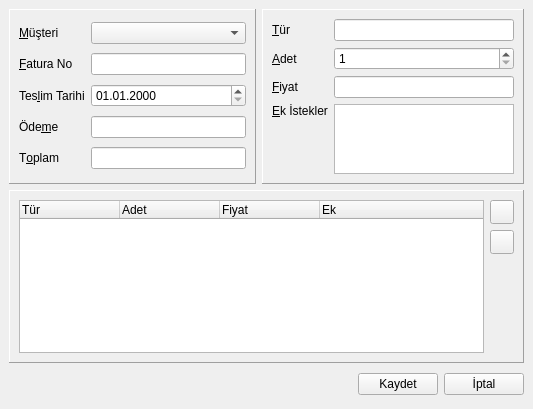
<ui version="4.0" >
 <author></author>
 <comment></comment>
 <exportmacro></exportmacro>
 <class>formYeniSiparis</class>
 <widget class="QDialog" name="formYeniSiparis" >
  <property name="geometry" >
   <rect>
    <x>0</x>
    <y>0</y>
    <width>533</width>
    <height>409</height>
   </rect>
  </property>
  <property name="windowTitle" >
   <string>Sipariş Formu</string>
  </property>
  <property name="windowIcon" >
   <iconset resource="simgeler.qrc" >:/new/prefix1/icons/kontact_todo.png</iconset>
  </property>
  <property name="whatsThis" >
   <string>Sipariş penceresi</string>
  </property>
  <layout class="QVBoxLayout" >
   <property name="margin" >
    <number>9</number>
   </property>
   <property name="spacing" >
    <number>6</number>
   </property>
   <item>
    <layout class="QHBoxLayout" >
     <property name="margin" >
      <number>0</number>
     </property>
     <property name="spacing" >
      <number>6</number>
     </property>
     <item>
      <widget class="QFrame" name="frame_2" >
       <property name="frameShape" >
        <enum>QFrame::Panel</enum>
       </property>
       <property name="frameShadow" >
        <enum>QFrame::Raised</enum>
       </property>
       <layout class="QGridLayout" >
        <property name="margin" >
         <number>9</number>
        </property>
        <property name="spacing" >
         <number>6</number>
        </property>
        <item row="0" column="0" >
         <widget class="QLabel" name="label" >
          <property name="text" >
           <string>&amp;Müşteri</string>
          </property>
          <property name="textFormat" >
           <enum>Qt::PlainText</enum>
          </property>
          <property name="buddy" >
           <cstring>comboBaglanti</cstring>
          </property>
         </widget>
        </item>
        <item row="0" column="1" >
         <widget class="QComboBox" name="comboBaglanti" />
        </item>
        <item row="1" column="0" >
         <widget class="QLabel" name="label_9" >
          <property name="text" >
           <string>&amp;Fatura No</string>
          </property>
          <property name="buddy" >
           <cstring>lineFatura</cstring>
          </property>
         </widget>
        </item>
        <item row="2" column="0" >
         <widget class="QLabel" name="label_10" >
          <property name="text" >
           <string>Tes&amp;lim Tarihi</string>
          </property>
          <property name="buddy" >
           <cstring>dateTeslim</cstring>
          </property>
         </widget>
        </item>
        <item row="1" column="1" >
         <widget class="QLineEdit" name="lineFatura" />
        </item>
        <item row="2" column="1" >
         <widget class="QDateEdit" name="dateTeslim" >
          <property name="displayFormat" >
           <string>dd.MM.yyyy</string>
          </property>
         </widget>
        </item>
        <item row="3" column="0" >
         <widget class="QLabel" name="label_6" >
          <property name="text" >
           <string>Öde&amp;me</string>
          </property>
          <property name="buddy" >
           <cstring>lineOdeme</cstring>
          </property>
         </widget>
        </item>
        <item row="3" column="1" >
         <widget class="QLineEdit" name="lineOdeme" />
        </item>
        <item row="4" column="0" >
         <widget class="QLabel" name="label_7" >
          <property name="text" >
           <string>T&amp;oplam</string>
          </property>
          <property name="buddy" >
           <cstring>lineToplam</cstring>
          </property>
         </widget>
        </item>
        <item row="4" column="1" >
         <widget class="QLineEdit" name="lineToplam" />
        </item>
       </layout>
      </widget>
     </item>
     <item>
      <widget class="QFrame" name="frame" >
       <property name="frameShape" >
        <enum>QFrame::Panel</enum>
       </property>
       <property name="frameShadow" >
        <enum>QFrame::Raised</enum>
       </property>
       <layout class="QGridLayout" >
        <property name="margin" >
         <number>9</number>
        </property>
        <property name="spacing" >
         <number>6</number>
        </property>
        <item row="0" column="0" >
         <widget class="QLabel" name="label_2" >
          <property name="text" >
           <string>&amp;Tür</string>
          </property>
          <property name="buddy" >
           <cstring>lineTur</cstring>
          </property>
         </widget>
        </item>
        <item row="1" column="0" >
         <widget class="QLabel" name="label_3" >
          <property name="text" >
           <string>&amp;Adet</string>
          </property>
          <property name="buddy" >
           <cstring>spinAdet</cstring>
          </property>
         </widget>
        </item>
        <item row="2" column="0" >
         <widget class="QLabel" name="label_4" >
          <property name="text" >
           <string>&amp;Fiyat</string>
          </property>
          <property name="buddy" >
           <cstring>lineFiyat</cstring>
          </property>
         </widget>
        </item>
        <item row="0" column="1" >
         <widget class="QLineEdit" name="lineTur" />
        </item>
        <item row="1" column="1" >
         <widget class="QSpinBox" name="spinAdet" >
          <property name="frame" >
           <bool>true</bool>
          </property>
          <property name="maximum" >
           <number>999999999</number>
          </property>
          <property name="minimum" >
           <number>1</number>
          </property>
          <property name="value" >
           <number>1</number>
          </property>
         </widget>
        </item>
        <item row="3" column="0" >
         <widget class="QLabel" name="label_5" >
          <property name="text" >
           <string>&amp;Ek İstekler</string>
          </property>
          <property name="alignment" >
           <set>Qt::AlignLeading|Qt::AlignLeft|Qt::AlignTop</set>
          </property>
          <property name="buddy" >
           <cstring>textIstek</cstring>
          </property>
         </widget>
        </item>
        <item row="2" column="1" >
         <widget class="QLineEdit" name="lineFiyat" />
        </item>
        <item row="3" column="1" >
         <widget class="QTextEdit" name="textIstek" >
          <property name="sizePolicy" >
           <sizepolicy>
            <hsizetype>5</hsizetype>
            <vsizetype>5</vsizetype>
            <horstretch>0</horstretch>
            <verstretch>0</verstretch>
           </sizepolicy>
          </property>
          <property name="minimumSize" >
           <size>
            <width>0</width>
            <height>0</height>
           </size>
          </property>
          <property name="maximumSize" >
           <size>
            <width>180</width>
            <height>100</height>
           </size>
          </property>
          <property name="cursor" >
           <cursor>4</cursor>
          </property>
          <property name="tabChangesFocus" >
           <bool>true</bool>
          </property>
         </widget>
        </item>
       </layout>
      </widget>
     </item>
    </layout>
   </item>
   <item>
    <widget class="QFrame" name="frame_3" >
     <property name="frameShape" >
      <enum>QFrame::Panel</enum>
     </property>
     <property name="frameShadow" >
      <enum>QFrame::Raised</enum>
     </property>
     <layout class="QVBoxLayout" >
      <property name="margin" >
       <number>9</number>
      </property>
      <property name="spacing" >
       <number>6</number>
      </property>
      <item>
       <layout class="QHBoxLayout" >
        <property name="margin" >
         <number>0</number>
        </property>
        <property name="spacing" >
         <number>6</number>
        </property>
        <item>
         <widget class="QTreeWidget" name="treeSiparis" >
          <property name="contextMenuPolicy" >
           <enum>Qt::CustomContextMenu</enum>
          </property>
          <property name="toolTip" >
           <string>Sağdaki + ve - düğmeleri ile siparişi ekleyebilir ya da silebilirsiniz.</string>
          </property>
          <property name="whatsThis" >
           <string>Sağdaki + ve - düğmeleri ile siparişi ekleyebilir ya da silebilirsiniz.</string>
          </property>
          <property name="frameShape" >
           <enum>QFrame::StyledPanel</enum>
          </property>
          <column>
           <property name="text" >
            <string>Tür</string>
           </property>
          </column>
          <column>
           <property name="text" >
            <string>Adet</string>
           </property>
          </column>
          <column>
           <property name="text" >
            <string>Fiyat</string>
           </property>
          </column>
          <column>
           <property name="text" >
            <string>Ek</string>
           </property>
          </column>
         </widget>
        </item>
        <item>
         <layout class="QVBoxLayout" >
          <property name="margin" >
           <number>0</number>
          </property>
          <property name="spacing" >
           <number>6</number>
          </property>
          <item>
           <widget class="QPushButton" name="btnEkle" >
            <property name="minimumSize" >
             <size>
              <width>24</width>
              <height>24</height>
             </size>
            </property>
            <property name="maximumSize" >
             <size>
              <width>24</width>
              <height>24</height>
             </size>
            </property>
            <property name="toolTip" >
             <string>Ekleme</string>
            </property>
            <property name="text" >
             <string/>
            </property>
            <property name="icon" >
             <iconset resource="simgeler.qrc" >:/new/prefix1/icons/hotlistadd.png</iconset>
            </property>
            <property name="autoDefault" >
             <bool>false</bool>
            </property>
           </widget>
          </item>
          <item>
           <widget class="QPushButton" name="btnSil" >
            <property name="minimumSize" >
             <size>
              <width>24</width>
              <height>24</height>
             </size>
            </property>
            <property name="maximumSize" >
             <size>
              <width>24</width>
              <height>24</height>
             </size>
            </property>
            <property name="toolTip" >
             <string>Silme</string>
            </property>
            <property name="text" >
             <string/>
            </property>
            <property name="icon" >
             <iconset resource="simgeler.qrc" >:/new/prefix1/icons/hotlistdel.png</iconset>
            </property>
            <property name="autoDefault" >
             <bool>false</bool>
            </property>
           </widget>
          </item>
          <item>
           <spacer>
            <property name="orientation" >
             <enum>Qt::Vertical</enum>
            </property>
            <property name="sizeHint" >
             <size>
              <width>20</width>
              <height>40</height>
             </size>
            </property>
           </spacer>
          </item>
         </layout>
        </item>
       </layout>
      </item>
     </layout>
    </widget>
   </item>
   <item>
    <layout class="QHBoxLayout" >
     <property name="margin" >
      <number>0</number>
     </property>
     <property name="spacing" >
      <number>6</number>
     </property>
     <item>
      <spacer>
       <property name="orientation" >
        <enum>Qt::Horizontal</enum>
       </property>
       <property name="sizeHint" >
        <size>
         <width>131</width>
         <height>31</height>
        </size>
       </property>
      </spacer>
     </item>
     <item>
      <widget class="QPushButton" name="okButton" >
       <property name="text" >
        <string>Kaydet</string>
       </property>
       <property name="autoDefault" >
        <bool>false</bool>
       </property>
      </widget>
     </item>
     <item>
      <widget class="QPushButton" name="cancelButton" >
       <property name="text" >
        <string>İptal</string>
       </property>
       <property name="autoDefault" >
        <bool>false</bool>
       </property>
      </widget>
     </item>
    </layout>
   </item>
  </layout>
 </widget>
 <pixmapfunction></pixmapfunction>
 <tabstops>
  <tabstop>comboBaglanti</tabstop>
  <tabstop>lineFatura</tabstop>
  <tabstop>dateTeslim</tabstop>
  <tabstop>lineOdeme</tabstop>
  <tabstop>lineToplam</tabstop>
  <tabstop>lineTur</tabstop>
  <tabstop>spinAdet</tabstop>
  <tabstop>lineFiyat</tabstop>
  <tabstop>textIstek</tabstop>
  <tabstop>treeSiparis</tabstop>
  <tabstop>btnEkle</tabstop>
  <tabstop>btnSil</tabstop>
  <tabstop>okButton</tabstop>
  <tabstop>cancelButton</tabstop>
 </tabstops>
 <resources>
  <include location="simgeler.qrc" />
 </resources>
 <connections>
  <connection>
   <sender>cancelButton</sender>
   <signal>clicked()</signal>
   <receiver>formYeniSiparis</receiver>
   <slot>reject()</slot>
   <hints>
    <hint type="sourcelabel" >
     <x>389</x>
     <y>297</y>
    </hint>
    <hint type="destinationlabel" >
     <x>179</x>
     <y>282</y>
    </hint>
   </hints>
  </connection>
 </connections>
</ui>
